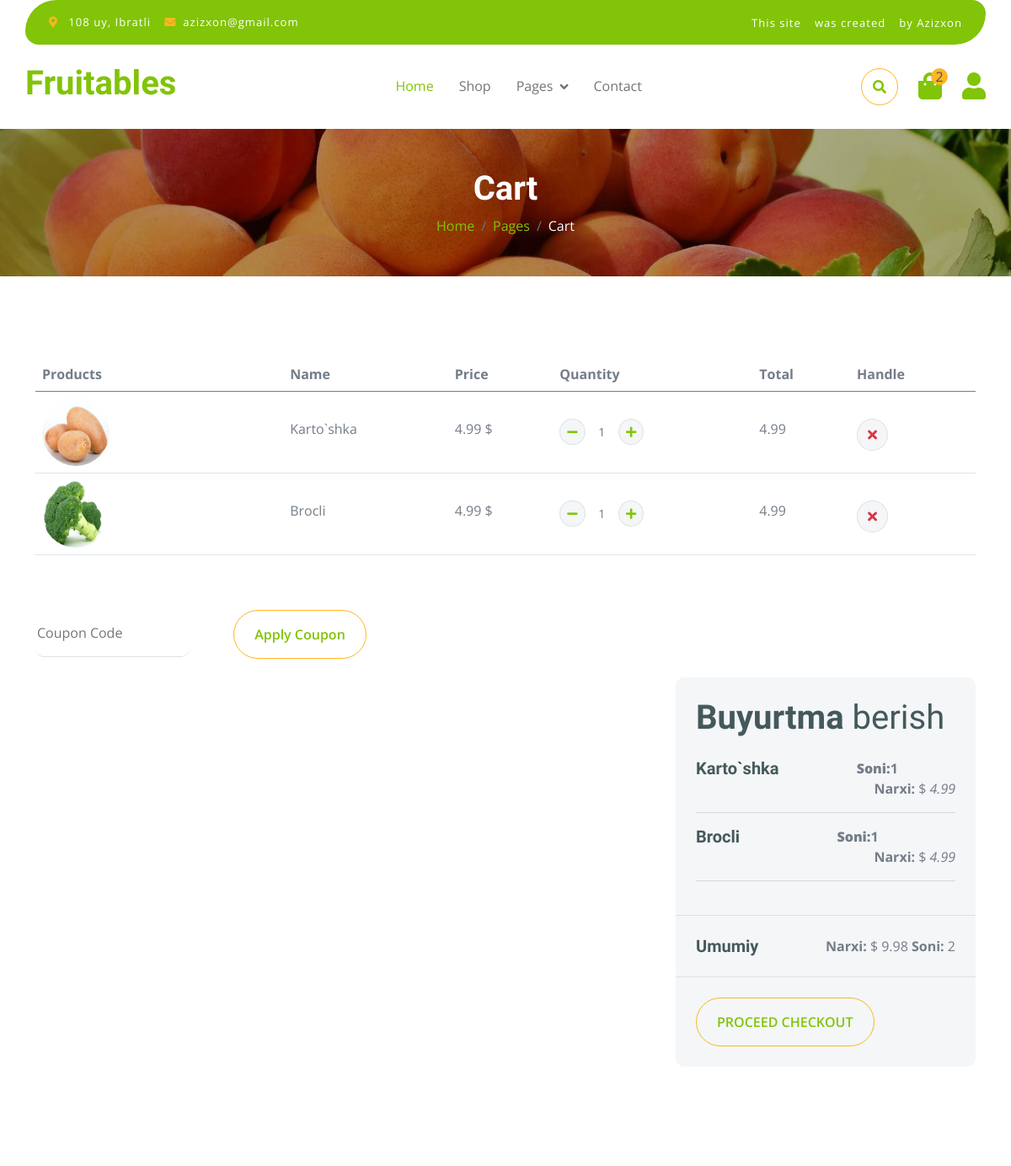
The app's page /cart/ (signed in, upper part), older data.
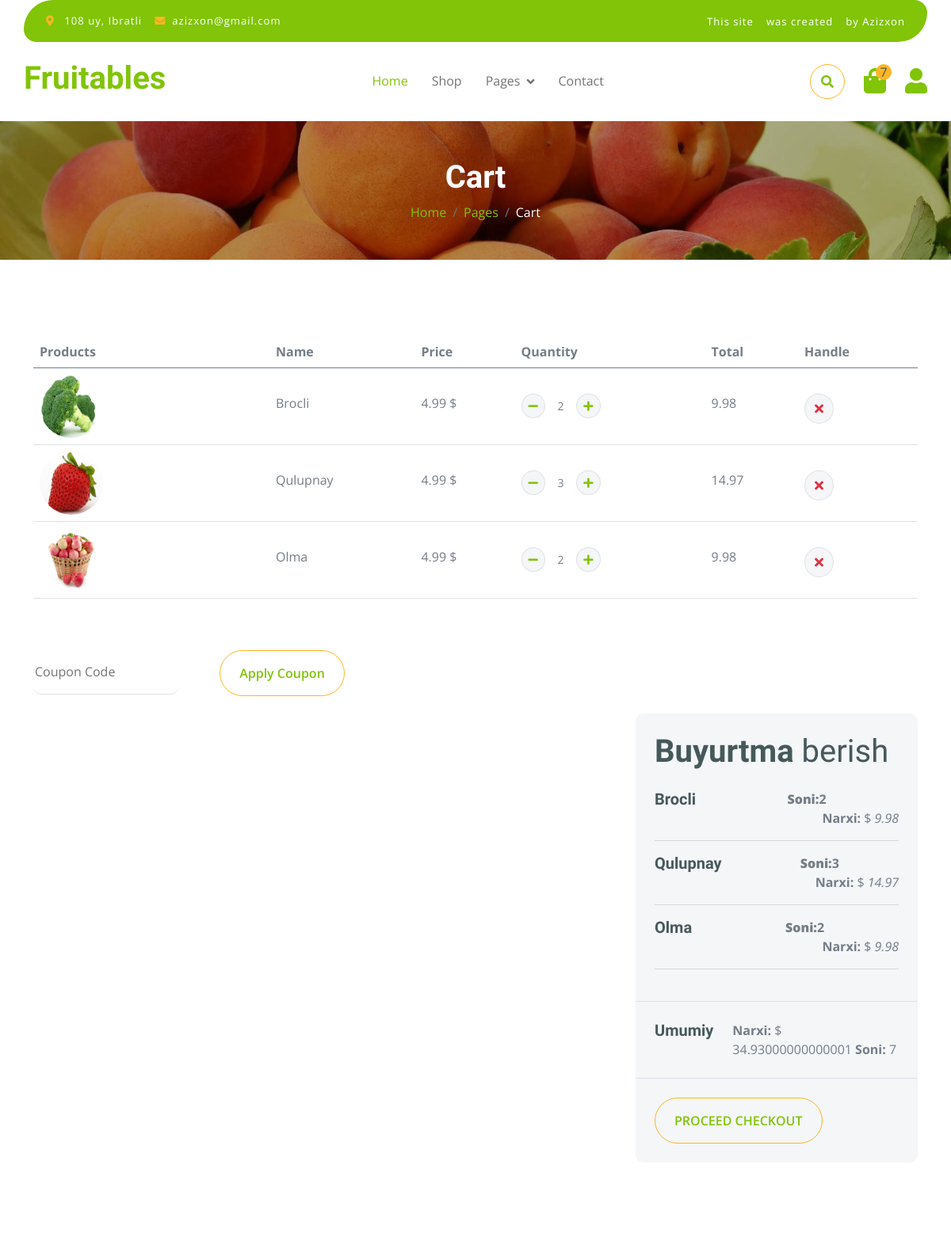
The same page, newer data.
### fath/models.py (models this page shows, shortened)
class OrderProduct(models.Model):
    order = models.ForeignKey(Order, on_delete=models.SET_NULL, null=True)
    product = models.ForeignKey(Product, on_delete=models.SET_NULL, null=True)
    quantity = models.IntegerField(default=0)
    added = models.DateTimeField(auto_now_add=True)
    @property
    def get_cart_price(self):
        total_price = self.quantity * self.product.price
        return total_price

class Product(models.Model):
    category = models.ForeignKey(Category, on_delete=models.CASCADE)
    filter_choice = models.CharField(max_length=255, choices=FILTER_CHOICES, null=True)
    img = models.ImageField(upload_to='product_img/')
    name = models.CharField(max_length=255)
    body = models.TextField()
    price = models.FloatField()
    dicount = models.FloatField(blank=True, null=True)
    quantity = models.FloatField()
    slug = models.SlugField(blank=True, null=True)
    created = models.DateTimeField(auto_now_add=True)

### fath/views.py (the view)
# urls.py: path('cart/', views.cart, name='cart'),
def cart(request):
    cart_info = CartAuthenTicatedUser(request).get_cart_info()
    context = {
        'order_products':cart_info['order_products'],
        'cart_total_price':cart_info['cart_total_price'],
        'cart_total_quantity':cart_info['cart_total_quantity']
    }
    return render(request, 'fath/cart.html', context)

### fath/models.py (called while the page is built)
    @property
    def get_cart_total_price(self):
        order_products = self.orderproduct_set.all()
        total_price = sum([product.get_cart_price for product in order_products])
        return total_price

    @property
    def get_cart_total_quantity(self):
        order_products = self.orderproduct_set.all()
        total_quantity =sum([product.quantity for product in order_products])
        return total_quantity

### fath/utils.py (called while the page is built)
    def get_cart_info(self):
        customer, created = models.Customer.objects.get_or_create(
            user = self.request.user,
        )
        order, created, = models.Order.objects.get_or_create(
            customer=customer
        )
        order_products = order.orderproduct_set.all()
        cart_total_price = order.get_cart_total_price
        cart_total_quantity = order.get_cart_total_quantity
        return{
            'order':order,
            'order_products':order_products,
            'cart_total_price':cart_total_price,
            'cart_total_quantity':cart_total_quantity
        }

### templates/fath/cart.html (shortened to what this page needs)
{% extends 'base.html' %}
{% load static %}
{% block content %}
        <div class="container-fluid page-header py-5">
            <h1 class="text-center text-white display-6">Cart</h1>
            <ol class="breadcrumb justify-content-center mb-0">
                <li class="breadcrumb-item"><a href="#">Home</a></li>
                <li class="breadcrumb-item"><a href="#">Pages</a></li>
                <li class="breadcrumb-item active text-white">Cart</li>
            </ol>
        </div>
        <div class="container-fluid py-5">
            <div class="container py-5">
                <div class="table-responsive">
                    <table class="table">
                        <thead>
                          <tr>
                            <th scope="col">Products</th>
                            <th scope="col">Name</th>
                            <th scope="col">Price</th>
                            <th scope="col">Quantity</th>
                            <th scope="col">Total</th>
                            <th scope="col">Handle</th>
                          </tr>
                        </thead>
                        <tbody>
                            {% for product in order_products %}
                            <tr>
                                <th scope="row">
                                    <div class="d-flex align-items-center">
                                        <img src="{{product.product.img.url}}" class="img-fluid me-5 rounded-circle" style="width: 80px; height: 80px;" alt="">
                                    </div>
                                </th>
                                <td>
                                    <p class="mb-0 mt-4">{{product.product.name}}</p>
                                </td>
                                <td>
                                    <p class="mb-0 mt-4">{{product.product.price}} $</p>
                                </td>
                                <td>
                                    <div class="input-group quantity mt-4" style="width: 100px;">
                                        <div class="input-group-btn">
                                            <button class="btn btn-sm btn-minus rounded-circle bg-light border" >
                                            <a href="{% url 'to_cart' product.product.id 'delete' %}"><i class="fa fa-minus"></i></a>
                                            </button>
                                        </div>
                                        <input type="text" class="form-control form-control-sm text-center border-0" value="{{product.quantity}}">
                                        <div class="input-group-btn">
                                            <button class="btn btn-sm btn-plus rounded-circle bg-light border">
                                             <a href="{% url 'to_cart' product.product.id 'add' %}"><i class="fa fa-plus"></i></a>
                                            </button>
                                        </div>
                                    </div>
                                </td>
                                <td>
                                    <p class="mb-0 mt-4">{{product.get_cart_price }}</p>
                                </td>
                                <td>
                                    <button class="btn btn-md rounded-circle bg-light border mt-4" >
                                        <i class="fa fa-times text-danger"></i>
                                    </button>
                                </td>
                            </tr>
                            {% endfor %}
                        </tbody>
                    </table>
                </div>
                <div class="mt-5">
                    <input type="text" class="border-0 border-bottom rounded me-5 py-3 mb-4" placeholder="Coupon Code">
                    <button class="btn border-secondary rounded-pill px-4 py-3 text-primary" type="button">Apply Coupon</button>
                </div>
                <div class="row g-4 justify-content-end">
                    <div class="col-8"></div>
                    <div class="col-sm-8 col-md-7 col-lg-6 col-xl-4">
                        <div class="bg-light rounded">
                            <div class="p-4">
                                <h1 class="display-6 mb-4">Buyurtma <span class="fw-normal">berish</span></h1>
                                {% for product in order_products %}
                                <div class="d-flex justify-content-between">
                                    <h5 class="mb-0 me-4">{{product.product.name}}</h5>
                                    <div class="">
                                        <b><p class="mb-0"><b>Soni:</b>{{product.quantity}}</p>
                                    </div>
                                </div>
                                <p class="mb-0 text-end"> Narxi:</b>  $ <i>{{product.get_cart_price }}</i></p><hr>
                                {% endfor %}
                            </div>
                            <div class="py-4 mb-4 border-top border-bottom d-flex justify-content-between">
                                <h5 class="mb-0 ps-4 me-4">Umumiy</h5>
                                <p class="mb-0 pe-4"><b>Narxi:</b> $ {{ cart_total_price }} <b>Soni:</b> {{cart_total_quantity}} </p>
                            </div>
                            <a class="btn border-secondary rounded-pill px-4 py-3 text-primary text-uppercase mb-4 ms-4" href="{% url 'payment' %}">Proceed Checkout</a>
                        </div>
                    </div>
                </div>
            </div>
        </div>
        {% endblock content %}

### templates/base.html (shortened to what this page needs)
{% load static %}
<!DOCTYPE html>
<html lang="en">
    <head>
    {% include 'stils.html' %}
    </head>
    <body>
        {% include 'navbar.html' %}
        {% block content %}
        {% endblock content %}
    </body>
</html>

### templates/stils.html (shortened to what this page needs)
 {% load static %}
        <link rel="stylesheet" href="https://use.fontawesome.com/releases/v5.15.4/css/all.css"/>
        <link href="https://cdn.jsdelivr.net/npm/bootstrap-icons@1.4.1/font/bootstrap-icons.css" rel="stylesheet">
        <link href="{% static 'fath/lib/lightbox/css/lightbox.min.css' %}" rel="stylesheet">
        <link href="{% static 'fath/lib/owlcarousel/assets/owl.carousel.min.css' %}" rel="stylesheet">
        <link href="{% static 'fath/css/bootstrap.min.css' %}" rel="stylesheet">
        <link href="{% static 'fath/css/style.css' %}" rel="stylesheet">

### templates/navbar.html (shortened to what this page needs)
{% load static %}
<div class="container-fluid fixed-top">
    <div class="container topbar bg-primary d-none d-lg-block">
        <div class="d-flex justify-content-between">
            <div class="top-info ps-2">
                <small class="me-3"><i class="fas fa-map-marker-alt me-2 text-secondary"></i> <a href="#" class="text-white">108 uy, Ibratli</a></small>
                <small class="me-3"><i class="fas fa-envelope me-2 text-secondary"></i><a href="#" class="text-white">azizxon@gmail.com</a></small>
            </div>
            <div class="top-link pe-2">
                <a href="#" class="text-white"><small class="text-white mx-2">This site</small></a>
                <a href="#" class="text-white"><small class="text-white mx-2">was created</small></a>
                <a href="#" class="text-white"><small class="text-white ms-2">by Azizxon</small></a>
            </div>
        </div>
    </div>
    <div class="container px-0">
        <nav class="navbar navbar-light bg-white navbar-expand-xl">
            <a href="{% url 'index' %}" class="navbar-brand"><h1 class="text-primary display-6">Fruitables</h1></a>
            <div class="collapse navbar-collapse bg-white" id="navbarCollapse">
                <div class="navbar-nav mx-auto">
                    <a href="{% url 'index' %}" class="nav-item nav-link active">Home</a>
                    <a href="{% url 'shop' %}" class="nav-item nav-link">Shop</a>
                    <div class="nav-item dropdown">
                        <a href="#" class="nav-link dropdown-toggle" data-bs-toggle="dropdown">Pages</a>
                    </div>
                    <a href="{% url 'contact' %}" class="nav-item nav-link">Contact</a>
                </div>
                <div class="d-flex m-3 me-0">
                    <button class="btn-search btn border border-secondary btn-md-square rounded-circle bg-white me-4" data-bs-toggle="modal" data-bs-target="#searchModal"><i class="fas fa-search text-primary"></i></button>
                    <a href="{% url 'cart' %}" class="position-relative me-4 my-auto">
                        <i class="fa fa-shopping-bag fa-2x"></i>
                        <span class="position-absolute bg-secondary rounded-circle d-flex align-items-center justify-content-center text-dark px-1" style="top: -5px; left: 15px; height: 20px; min-width: 20px;">{{cart_total_quantity}}</span>
                    </a>
                    <a href="#" class="my-auto">
                        <i class="fas fa-user fa-2x"></i>
                    </a>
                </div>
            </div>
        </nav>
    </div>
</div>

### templates/footer.html (shortened to what this page needs)
{% load static %}

### templates/js.html (shortened to what this page needs)
 {%  load static %}

### static/fath/css/style.css (style rules this page uses)
.btn { font-weight: 600; transition: .5s; }
.btn-md-square { width: 44px; height: 44px; }
.btn-square, .btn-sm-square, .btn-md-square, .btn-lg-square { padding: 0; display: flex; align-items: center; justify-content: center; font-weight: normal; }
.btn.border-secondary { transition: 0.5s; }
.fixed-top { transition: 0.5s; background: var(--bs-white); border: 0; }
.topbar { padding: 20px; border-radius: 230px 100px; }
.topbar .top-info { font-size: 15px; line-height: 0; letter-spacing: 1px; display: flex; align-items: center; }
.topbar .top-link { font-size: 15px; line-height: 0; letter-spacing: 1px; display: flex; align-items: center; }
.topbar .top-link a { letter-spacing: 1px; }
.navbar .navbar-nav .nav-link { padding: 10px 15px; font-size: 16px; transition: .5s; }
.navbar { height: 100px; border-bottom: 1px solid rgba(255, 255, 255, .1); }
.navbar .navbar-nav .nav-link:hover, .navbar .navbar-nav .nav-link.active, .fixed-top.bg-white .navbar .navbar-nav .nav-link:hover, .fixed-top.bg-white .navbar .navbar-nav .nav-link.active { color: var(--bs-primary); }
.navbar .dropdown-toggle::after { border: none; content: "\f107"; font-family: "Font Awesome 5 Free"; font-weight: 700; vertical-align: middle; margin-left: 8px; }
.page-header { position: relative; background: linear-gradient(rgba(0, 0, 0, 0.3), rgba(0, 0, 0, 0.3)), url(../img/cart-page-header-img.jpg); background-position: center center; background-repeat: no-repeat; background-size: cover; }
@media (min-width: 992px) { .hero-header, .page-header { margin-top: 152px !important; } }

Row changes from the older to the newer data that the page shows:
removed OrderProduct: product.img (picture), product.name "Karto`shka", product.price "4.99", quantity "1", get_cart_price "4.99"
changed OrderProduct "Brocli": quantity "1" → "2"; get_cart_price "4.99" → "9.98"
added OrderProduct: product.img (picture), product.name "Qulupnay", product.price "4.99", quantity "3", get_cart_price "14.97"
added OrderProduct: product.img (picture), product.name "Olma", product.price "4.99", quantity "2", get_cart_price "9.98"
Text that changed along with them:
{{ cart_total_quantity }}: "2" → "7"
{{ cart_total_price }}: "9.98" → "34.93000000000001"
